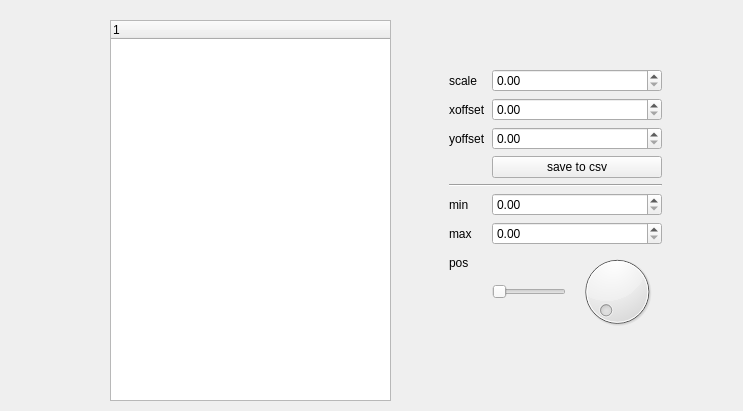
<?xml version="1.0" encoding="UTF-8"?>
<ui version="4.0">
 <class>Widget</class>
 <widget class="QWidget" name="Widget">
  <property name="geometry">
   <rect>
    <x>0</x>
    <y>0</y>
    <width>743</width>
    <height>411</height>
   </rect>
  </property>
  <property name="windowTitle">
   <string>Widget</string>
  </property>
  <widget class="QTreeWidget" name="tree">
   <property name="geometry">
    <rect>
     <x>110</x>
     <y>20</y>
     <width>281</width>
     <height>381</height>
    </rect>
   </property>
   <property name="showDropIndicator" stdset="0">
    <bool>true</bool>
   </property>
  </widget>
  <widget class="QWidget" name="gridLayoutWidget">
   <property name="geometry">
    <rect>
     <x>440</x>
     <y>60</y>
     <width>231</width>
     <height>281</height>
    </rect>
   </property>
   <layout class="QFormLayout" name="formLayout">
    <property name="leftMargin">
     <number>9</number>
    </property>
    <property name="topMargin">
     <number>9</number>
    </property>
    <property name="rightMargin">
     <number>9</number>
    </property>
    <property name="bottomMargin">
     <number>9</number>
    </property>
    <item row="0" column="0">
     <widget class="QLabel" name="label_6">
      <property name="text">
       <string>scale</string>
      </property>
     </widget>
    </item>
    <item row="0" column="1">
     <widget class="QDoubleSpinBox" name="doubleSpinBox_5"/>
    </item>
    <item row="1" column="0">
     <widget class="QLabel" name="label_3">
      <property name="text">
       <string>xoffset</string>
      </property>
     </widget>
    </item>
    <item row="1" column="1">
     <widget class="QDoubleSpinBox" name="doubleSpinBox_3"/>
    </item>
    <item row="2" column="0">
     <widget class="QLabel" name="label_4">
      <property name="text">
       <string>yoffset</string>
      </property>
     </widget>
    </item>
    <item row="2" column="1">
     <widget class="QDoubleSpinBox" name="doubleSpinBox_4"/>
    </item>
    <item row="3" column="1">
     <widget class="QPushButton" name="pushButton">
      <property name="text">
       <string>save to csv</string>
      </property>
     </widget>
    </item>
    <item row="4" column="0" colspan="2">
     <widget class="Line" name="line">
      <property name="orientation">
       <enum>Qt::Horizontal</enum>
      </property>
     </widget>
    </item>
    <item row="5" column="0">
     <widget class="QLabel" name="label">
      <property name="text">
       <string>min</string>
      </property>
     </widget>
    </item>
    <item row="5" column="1">
     <widget class="QDoubleSpinBox" name="doubleSpinBox_2"/>
    </item>
    <item row="6" column="0">
     <widget class="QLabel" name="label_2">
      <property name="text">
       <string>max</string>
      </property>
     </widget>
    </item>
    <item row="6" column="1">
     <widget class="QDoubleSpinBox" name="doubleSpinBox"/>
    </item>
    <item row="8" column="0">
     <widget class="QLabel" name="label_5">
      <property name="text">
       <string>pos</string>
      </property>
     </widget>
    </item>
    <item row="8" column="1">
     <layout class="QHBoxLayout" name="horizontalLayout">
      <item>
       <widget class="QSlider" name="horizontalSlider">
        <property name="orientation">
         <enum>Qt::Horizontal</enum>
        </property>
       </widget>
      </item>
      <item>
       <widget class="QDial" name="dial"/>
      </item>
     </layout>
    </item>
   </layout>
  </widget>
 </widget>
 <resources/>
 <connections/>
</ui>
